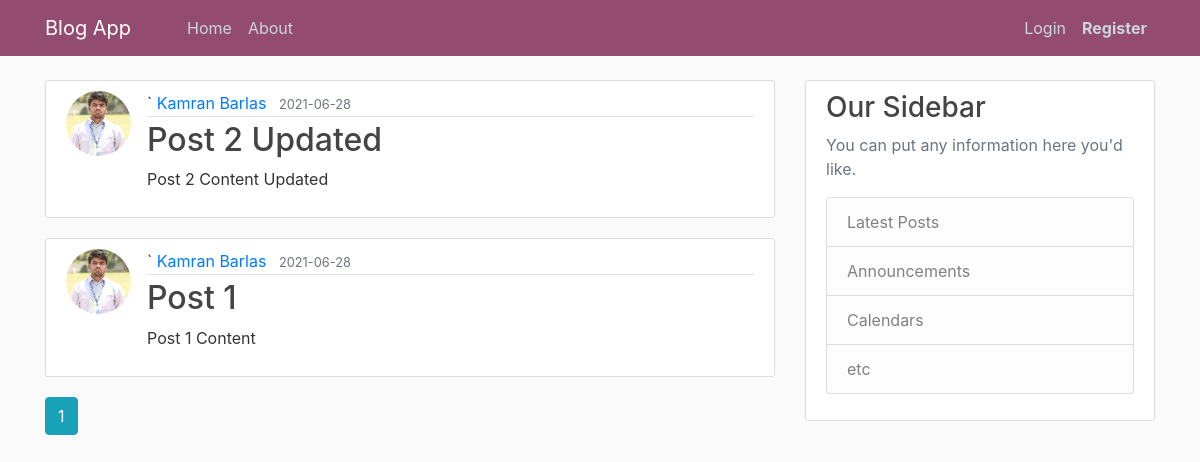
The app's page /home, older data.
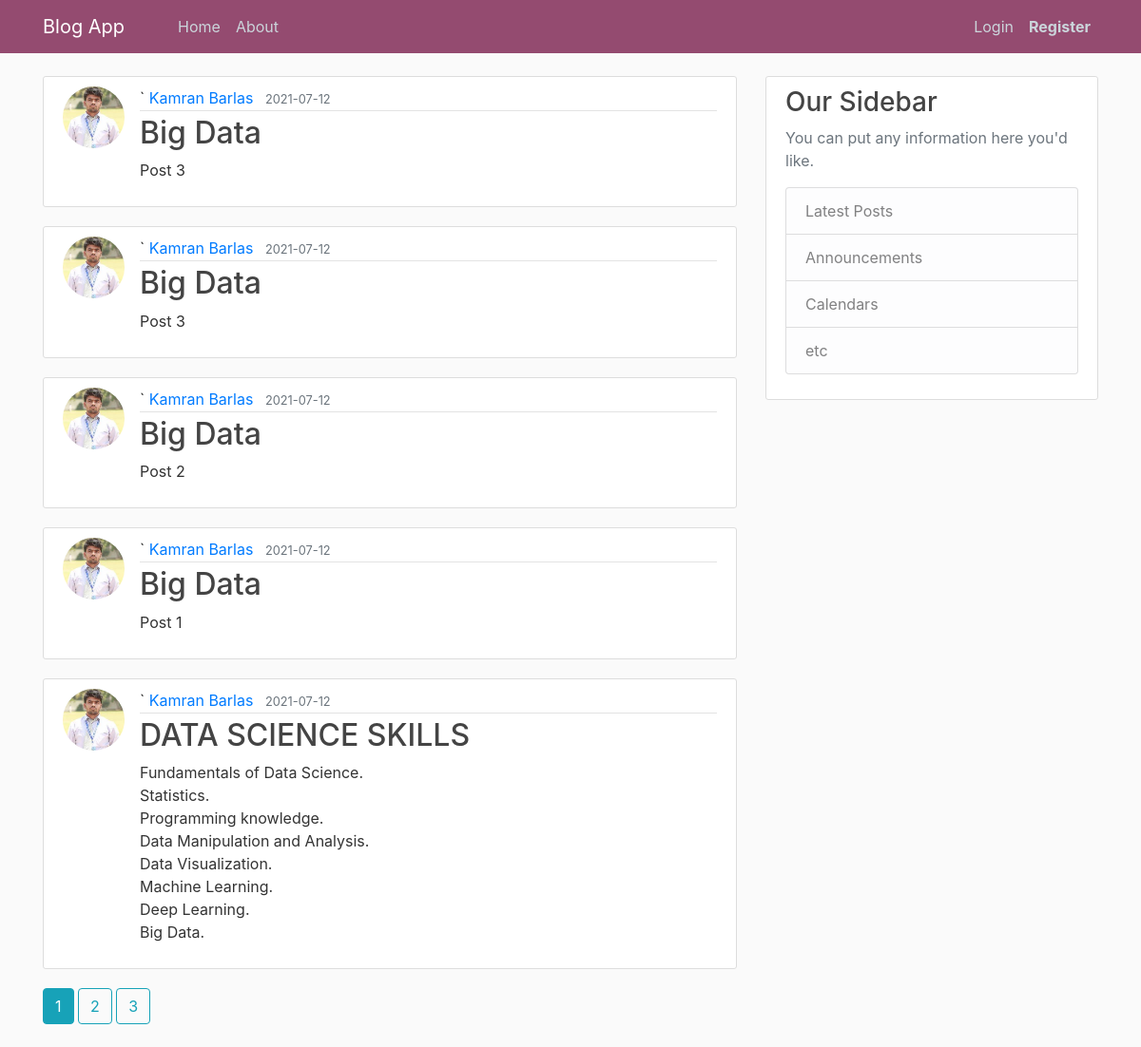
The same page, newer data.
### flaskblog/models.py (models this page shows, shortened)
class Post(db.Model):
    id = db.Column(db.Integer, primary_key=True)
    title = db.Column(db.String(100), nullable=False)
    date_posted = db.Column(db.DateTime, nullable=False, default=datetime.utcnow)
    content = db.Column(db.Text, nullable=False)
    user_id = db.Column(db.Integer, db.ForeignKey('user.id'), nullable=False)

class User(db.Model, UserMixin):
    id = db.Column(db.Integer, primary_key=True)
    username = db.Column(db.String(20), unique=True, nullable=False)
    email = db.Column(db.String(120), unique=True, nullable=False)
    image_file = db.Column(db.String(20), nullable=False, default='default.jpg')
    password = db.Column(db.String(60), nullable=False)
    posts = db.relationship('Post', backref='author', lazy=True)

### flaskblog/main/routes.py (the view)
@main.route("/")
@main.route("/home")
def home():
    page = request.args.get('page', 1, type=int)
    posts = Post.query.order_by(Post.date_posted.desc()).paginate(page=page, per_page=5)
    return render_template('home.html', posts=posts)

### flaskblog/templates/home.html
{% extends "layout.html" %}
{% block content %}
    {% for post in posts.items %}
        <article class="media content-section">
            <img class="rounded-circle article-img" src=" {{ url_for('static', filename='profile_pics/' + post.author.image_file)}}">
            <div class="media-body">
                <div class="article-metadata">`
                    <a class="mr-2" href="{{ url_for('users.user_posts'   , username=post.author.username)}}">{{ post.author.username }}</a>
                    <small class="text-muted">{{ post.date_posted.strftime('%Y-%m-%d') }}</small>
                  </div>
                <h2><a class="article-title" href="{{ url_for('posts.post', post_id=post.id)}}">{{ post.title }}</a></h2>
                <p class="article-content">{{ post.content }}</p>
            </div>
        </article>
    {% endfor %}
    {% for page_num in posts.iter_pages(left_edge=1, right_edge=1, left_current=1, right_current=2  ) %}
    {% if page_num %}
        {% if posts.page==page_num %}
            <a class="btn btn-info mb-4" href="{{ url_for('main.home', page=page_num)}}">{{ page_num }}</a>
        {% else %}
            <a class="btn btn-outline-info mb-4" href="{{ url_for('main.home', page=page_num)}}">{{ page_num }}</a>
        {% endif %}
    {% else %}
        ....
    {% endif %}
    {% endfor %}
{% endblock content %}

Row changes from the older to the newer data that the page shows:
no longer on this page (row unchanged): Post: image_file (picture), author.username "Kamran Barlas", date_posted "2021-06-28", title "Post 2 Updated", content "Post 2 Content Updated"
no longer on this page (row unchanged): Post: image_file (picture), author.username "Kamran Barlas", date_posted "2021-06-28", title "Post 1", content "Post 1 Content"
added Post: image_file (picture), author.username "Kamran Barlas", date_posted "2021-07-12", title "Big Data", content "Post 3"
added Post: image_file (picture), author.username "Kamran Barlas", date_posted "2021-07-12", title "Big Data", content "Post 3"
added Post: image_file (picture), author.username "Kamran Barlas", date_posted "2021-07-12", title "Big Data", content "Post 2"
added Post: image_file (picture), author.username "Kamran Barlas", date_posted "2021-07-12", title "Big Data", content "Post 1"
added Post: image_file (picture), author.username "Kamran Barlas", date_posted "2021-07-12", title "DATA SCIENCE SKILLS", content "Fundamentals of Data Science. Statistics. Programming knowledge. Data Manipulation and Analysis. Data Visualization. Machine Learning. Deep Learning. Big Data."
Text that changed along with them:
new list line: "2"
new list line: "3"
